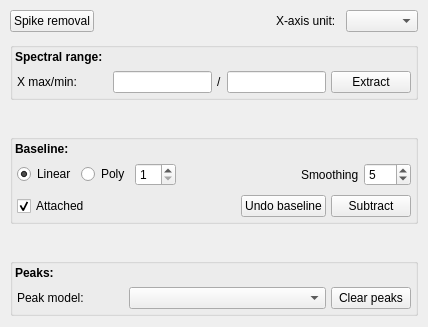
                       <widget class="QWidget" name="scrollAreaWidgetContents_3">
                        <property name="geometry">
                         <rect>
                          <x>0</x>
                          <y>0</y>
                          <width>428</width>
                          <height>327</height>
                         </rect>
                        </property>
                        <layout class="QVBoxLayout" name="verticalLayout_38">
                         <property name="spacing">
                          <number>10</number>
                         </property>
                         <property name="leftMargin">
                          <number>10</number>
                         </property>
                         <property name="topMargin">
                          <number>10</number>
                         </property>
                         <property name="rightMargin">
                          <number>10</number>
                         </property>
                         <property name="bottomMargin">
                          <number>10</number>
                         </property>
                         <item>
                          <layout class="QHBoxLayout" name="horizontalLayout_18">
                           <item>
                            <widget class="QPushButton" name="btn_cosmis_ray">
                             <property name="minimumSize">
                              <size>
                               <width>80</width>
                               <height>0</height>
                              </size>
                             </property>
                             <property name="maximumSize">
                              <size>
                               <width>150</width>
                               <height>16777215</height>
                              </size>
                             </property>
                             <property name="toolTip">
                              <string>Detect cosmis ray based on the loaded spectra</string>
                             </property>
                             <property name="text">
                              <string>Spike removal</string>
                             </property>
                            </widget>
                           </item>
                           <item>
                            <spacer name="horizontalSpacer_56">
                             <property name="orientation">
                              <enum>Qt::Horizontal</enum>
                             </property>
                             <property name="sizeHint" stdset="0">
                              <size>
                               <width>40</width>
                               <height>20</height>
                              </size>
                             </property>
                            </spacer>
                           </item>
                           <item>
                            <widget class="QLabel" name="label_99">
                             <property name="text">
                              <string>X-axis unit:</string>
                             </property>
                            </widget>
                           </item>
                           <item>
                            <widget class="QComboBox" name="cbb_xaxis_unit2"/>
                           </item>
                          </layout>
                         </item>
                         <item>
                          <widget class="QGroupBox" name="groupBox_4">
                           <property name="title">
                            <string/>
                           </property>
                           <layout class="QVBoxLayout" name="verticalLayout_36">
                            <property name="spacing">
                             <number>5</number>
                            </property>
                            <property name="leftMargin">
                             <number>2</number>
                            </property>
                            <property name="topMargin">
                             <number>2</number>
                            </property>
                            <property name="rightMargin">
                             <number>2</number>
                            </property>
                            <property name="bottomMargin">
                             <number>2</number>
                            </property>
                            <item>
                             <widget class="QLabel" name="label_54">
                              <property name="font">
                               <font>
                                <weight>75</weight>
                                <bold>true</bold>
                               </font>
                              </property>
                              <property name="text">
                               <string>Spectral range:</string>
                              </property>
                             </widget>
                            </item>
                            <item>
                             <layout class="QHBoxLayout" name="horizontalLayout_58">
                              <property name="spacing">
                               <number>5</number>
                              </property>
                              <property name="leftMargin">
                               <number>2</number>
                              </property>
                              <property name="topMargin">
                               <number>2</number>
                              </property>
                              <property name="rightMargin">
                               <number>2</number>
                              </property>
                              <property name="bottomMargin">
                               <number>2</number>
                              </property>
                              <item>
                               <widget class="QLabel" name="label_61">
                                <property name="text">
                                 <string>X max/min:</string>
                                </property>
                               </widget>
                              </item>
                              <item>
                               <spacer name="horizontalSpacer_30">
                                <property name="orientation">
                                 <enum>Qt::Horizontal</enum>
                                </property>
                                <property name="sizeHint" stdset="0">
                                 <size>
                                  <width>40</width>
                                  <height>20</height>
                                 </size>
                                </property>
                               </spacer>
                              </item>
                              <item>
                               <widget class="QLineEdit" name="range_min"/>
                              </item>
                              <item>
                               <widget class="QLabel" name="label_62">
                                <property name="text">
                                 <string>/</string>
                                </property>
                               </widget>
                              </item>
                              <item>
                               <widget class="QLineEdit" name="range_max"/>
                              </item>
                              <item>
                               <widget class="QPushButton" name="range_apply">
                                <property name="toolTip">
                                 <string>Extract the spectral windows range.
 Hold 'Ctrl' and press 'Extract' button to apply to all spectra</string>
                                </property>
                                <property name="text">
                                 <string>Extract</string>
                                </property>
                               </widget>
                              </item>
                             </layout>
                            </item>
                           </layout>
                          </widget>
                         </item>
                         <item>
                          <widget class="QLabel" name="label_59">
                           <property name="text">
                            <string/>
                           </property>
                          </widget>
                         </item>
                         <item>
                          <widget class="QGroupBox" name="baseline">
                           <property name="title">
                            <string/>
                           </property>
                           <layout class="QVBoxLayout" name="verticalLayout_6">
                            <property name="spacing">
                             <number>5</number>
                            </property>
                            <property name="leftMargin">
                             <number>2</number>
                            </property>
                            <property name="topMargin">
                             <number>2</number>
                            </property>
                            <property name="rightMargin">
                             <number>2</number>
                            </property>
                            <property name="bottomMargin">
                             <number>2</number>
                            </property>
                            <item>
                             <widget class="QLabel" name="label_52">
                              <property name="font">
                               <font>
                                <weight>75</weight>
                                <bold>true</bold>
                               </font>
                              </property>
                              <property name="text">
                               <string>Baseline:</string>
                              </property>
                             </widget>
                            </item>
                            <item>
                             <layout class="QHBoxLayout" name="horizontalLayout_37" stretch="25,25,0,0,0,0">
                              <property name="spacing">
                               <number>5</number>
                              </property>
                              <property name="leftMargin">
                               <number>2</number>
                              </property>
                              <property name="topMargin">
                               <number>2</number>
                              </property>
                              <property name="rightMargin">
                               <number>2</number>
                              </property>
                              <property name="bottomMargin">
                               <number>2</number>
                              </property>
                              <item>
                               <widget class="QRadioButton" name="rbtn_linear">
                                <property name="sizePolicy">
                                 <sizepolicy hsizetype="Maximum" vsizetype="Fixed">
                                  <horstretch>0</horstretch>
                                  <verstretch>0</verstretch>
                                 </sizepolicy>
                                </property>
                                <property name="text">
                                 <string>Linear</string>
                                </property>
                                <property name="checked">
                                 <bool>true</bool>
                                </property>
                               </widget>
                              </item>
                              <item>
                               <widget class="QRadioButton" name="rbtn_polynomial">
                                <property name="sizePolicy">
                                 <sizepolicy hsizetype="Maximum" vsizetype="Fixed">
                                  <horstretch>0</horstretch>
                                  <verstretch>0</verstretch>
                                 </sizepolicy>
                                </property>
                                <property name="text">
                                 <string>Poly</string>
                                </property>
                               </widget>
                              </item>
                              <item>
                               <widget class="QSpinBox" name="degre">
                                <property name="minimum">
                                 <number>1</number>
                                </property>
                               </widget>
                              </item>
                              <item>
                               <spacer name="horizontalSpacer_32">
                                <property name="orientation">
                                 <enum>Qt::Horizontal</enum>
                                </property>
                                <property name="sizeHint" stdset="0">
                                 <size>
                                  <width>40</width>
                                  <height>20</height>
                                 </size>
                                </property>
                               </spacer>
                              </item>
                              <item>
                               <widget class="QLabel" name="label_37">
                                <property name="toolTip">
                                 <string>Number of nearby points considered to smoothing the noise</string>
                                </property>
                                <property name="text">
                                 <string>Smoothing</string>
                                </property>
                               </widget>
                              </item>
                              <item>
                               <widget class="QDoubleSpinBox" name="noise">
                                <property name="decimals">
                                 <number>0</number>
                                </property>
                                <property name="value">
                                 <double>5.000000000000000</double>
                                </property>
                               </widget>
                              </item>
                             </layout>
                            </item>
                            <item>
                             <layout class="QHBoxLayout" name="horizontalLayout_57" stretch="0,0,0,0">
                              <property name="spacing">
                               <number>5</number>
                              </property>
                              <property name="leftMargin">
                               <number>2</number>
                              </property>
                              <property name="topMargin">
                               <number>2</number>
                              </property>
                              <property name="rightMargin">
                               <number>2</number>
                              </property>
                              <property name="bottomMargin">
                               <number>2</number>
                              </property>
                              <item>
                               <widget class="QCheckBox" name="cb_attached">
                                <property name="sizePolicy">
                                 <sizepolicy hsizetype="Maximum" vsizetype="Fixed">
                                  <horstretch>0</horstretch>
                                  <verstretch>0</verstretch>
                                 </sizepolicy>
                                </property>
                                <property name="text">
                                 <string>Attached</string>
                                </property>
                                <property name="checked">
                                 <bool>true</bool>
                                </property>
                               </widget>
                              </item>
                              <item>
                               <spacer name="horizontalSpacer_22">
                                <property name="orientation">
                                 <enum>Qt::Horizontal</enum>
                                </property>
                                <property name="sizeHint" stdset="0">
                                 <size>
                                  <width>40</width>
                                  <height>20</height>
                                 </size>
                                </property>
                               </spacer>
                              </item>
                              <item>
                               <widget class="QPushButton" name="btn_undo_baseline">
                                <property name="toolTip">
                                 <string>To remove all baseline points and undo the baseline subtraction</string>
                                </property>
                                <property name="text">
                                 <string>Undo baseline</string>
                                </property>
                               </widget>
                              </item>
                              <item>
                               <widget class="QPushButton" name="sub_baseline">
                                <property name="toolTip">
                                 <string>To subtract the evaluated baseline from the spectrum. 
 Hold 'Ctrl' and press 'Subtract' button to apply to all spectra</string>
                                </property>
                                <property name="text">
                                 <string>Subtract</string>
                                </property>
                               </widget>
                              </item>
                             </layout>
                            </item>
                           </layout>
                          </widget>
                         </item>
                         <item>
                          <widget class="QLabel" name="label_60">
                           <property name="text">
                            <string/>
                           </property>
                          </widget>
                         </item>
                         <item>
                          <widget class="QGroupBox" name="peaks">
                           <property name="title">
                            <string/>
                           </property>
                           <layout class="QVBoxLayout" name="verticalLayout_34">
                            <property name="spacing">
                             <number>5</number>
                            </property>
                            <property name="leftMargin">
                             <number>2</number>
                            </property>
                            <property name="topMargin">
                             <number>2</number>
                            </property>
                            <property name="rightMargin">
                             <number>2</number>
                            </property>
                            <property name="bottomMargin">
                             <number>2</number>
                            </property>
                            <item>
                             <widget class="QLabel" name="label_57">
                              <property name="font">
                               <font>
                                <weight>75</weight>
                                <bold>true</bold>
                               </font>
                              </property>
                              <property name="text">
                               <string>Peaks:</string>
                              </property>
                             </widget>
                            </item>
                            <item>
                             <layout class="QHBoxLayout" name="horizontalLayout_56" stretch="0,0,65,0">
                              <property name="spacing">
                               <number>5</number>
                              </property>
                              <property name="leftMargin">
                               <number>2</number>
                              </property>
                              <property name="topMargin">
                               <number>2</number>
                              </property>
                              <property name="rightMargin">
                               <number>2</number>
                              </property>
                              <property name="bottomMargin">
                               <number>2</number>
                              </property>
                              <item>
                               <widget class="QLabel" name="label_41">
                                <property name="text">
                                 <string>Peak model:</string>
                                </property>
                               </widget>
                              </item>
                              <item>
                               <spacer name="horizontalSpacer_31">
                                <property name="orientation">
                                 <enum>Qt::Horizontal</enum>
                                </property>
                                <property name="sizeHint" stdset="0">
                                 <size>
                                  <width>40</width>
                                  <height>20</height>
                                 </size>
                                </property>
                               </spacer>
                              </item>
                              <item>
                               <widget class="QComboBox" name="cbb_fit_models"/>
                              </item>
                              <item>
                               <widget class="QPushButton" name="clear_peaks">
                                <property name="toolTip">
                                 <string>Clear all the current peak models. 
 Hold 'Ctrl' and press 'Clear peaks' button to apply to all spectra</string>
                                </property>
                                <property name="text">
                                 <string>Clear peaks</string>
                                </property>
                               </widget>
                              </item>
                             </layout>
                            </item>
                           </layout>
                          </widget>
                         </item>
                         <item>
                          <spacer name="verticalSpacer">
                           <property name="orientation">
                            <enum>Qt::Vertical</enum>
                           </property>
                           <property name="sizeHint" stdset="0">
                            <size>
                             <width>20</width>
                             <height>40</height>
                            </size>
                           </property>
                          </spacer>
                         </item>
                        </layout>
                       </widget>
